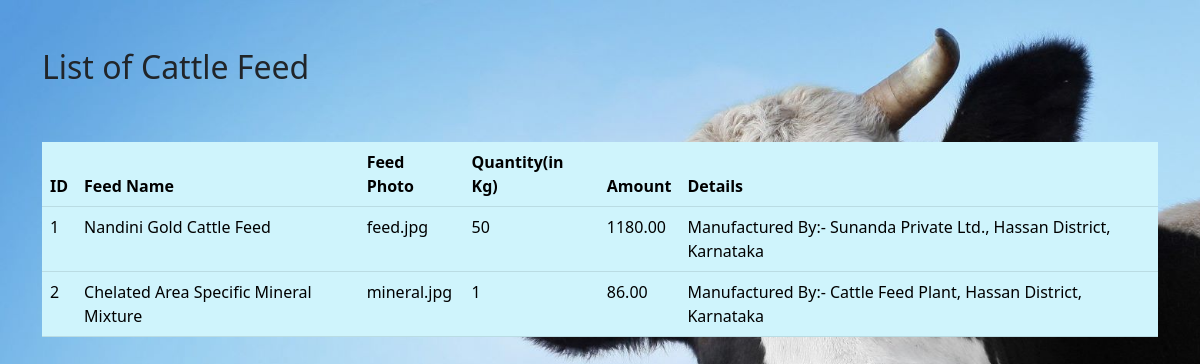
The app's page /PHP/viewfeeddetails.php with its own data.
### tables this page shows
CREATE TABLE `tblfeed` (
  `cf_id` int(10) NOT NULL,
  `feed_name` varchar(50) NOT NULL,
  `cf_photo` varchar(100) NOT NULL,
  `qty` int(10) NOT NULL,
  `amt` double(10,2) NOT NULL,
  `details` varchar(200) NOT NULL
);

### PHP/viewfeeddetails.php (the view, shortened to what this page needs)
<?php
$con=new mysqli("localhost","root","","phpdairy1");
?>
<!DOCTYPE html>
<html lang="en">
<head>
    <link rel="stylesheet" href="css/bootstrap.min.css"/>
</head>
<body style="background-image: url(img3.jpg);background-size:cover;background-repeat: no-repeat;">
    <div class="container my-5" >
        <h2>List of Cattle Feed</h2>
        <br/>
        <br/>
        <table class="table table-info" >
            <thead>
                <tr>
                    <th>ID</th>
                    <th>Feed Name</th>
                    <th>Feed Photo</th>
                    <th>Quantity(in Kg)</th>
                    <th>Amount</th>
                    <th>Details</th>
                </tr>
            </thead>
            <tbody>
                <?php
                $sql="SELECT * FROM tblfeed";
                $result=$con->query($sql);
                while($row = $result->fetch_assoc()){
                    echo "
                    <tr>
                    <td>$row[cf_id]</td>
                    <td>$row[feed_name]</td>
                    <td>$row[cf_photo]</td>
                    <td>$row[qty]</td>
                    <td>$row[amt]</td>
                    <td>$row[details]</td>
                </tr>
                ";
                }
                ?>
            </tbody>
        </table>
    </div>
</body>
</html>

### records on screen
tblfeed: cf_id "1", feed_name "Nandini Gold Cattle Feed", cf_photo "feed.jpg", qty "50", amt "1180.00", details "Manufactured By:- Sunanda Private Ltd., Hassan District, Karnataka"
tblfeed: cf_id "2", feed_name "Chelated Area Specific Mineral Mixture", cf_photo "mineral.jpg", qty "1", amt "86.00", details "Manufactured By:- Cattle Feed Plant, Hassan District, Karnataka"
